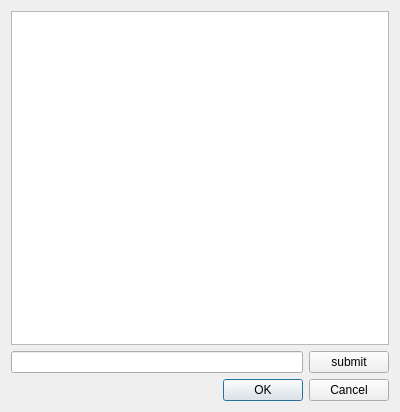
<?xml version="1.0" encoding="UTF-8"?>
<ui version="4.0">
 <class>AdminSerialDialog</class>
 <widget class="QDialog" name="AdminSerialDialog">
  <property name="geometry">
   <rect>
    <x>0</x>
    <y>0</y>
    <width>400</width>
    <height>412</height>
   </rect>
  </property>
  <property name="windowTitle">
   <string>Dialog</string>
  </property>
  <layout class="QGridLayout" name="gridLayout">
   <item row="0" column="0">
    <widget class="QListWidget" name="listWidget">
     <property name="sizeAdjustPolicy">
      <enum>QAbstractScrollArea::AdjustToContentsOnFirstShow</enum>
     </property>
    </widget>
   </item>
   <item row="1" column="0">
    <layout class="QHBoxLayout" name="horizontalLayout">
     <item>
      <widget class="QLineEdit" name="edtSendMessage"/>
     </item>
     <item>
      <widget class="QPushButton" name="btnSerialDataSubmit">
       <property name="text">
        <string>submit</string>
       </property>
      </widget>
     </item>
    </layout>
   </item>
   <item row="2" column="0">
    <widget class="QDialogButtonBox" name="btnOk">
     <property name="orientation">
      <enum>Qt::Horizontal</enum>
     </property>
     <property name="standardButtons">
      <set>QDialogButtonBox::Cancel|QDialogButtonBox::Ok</set>
     </property>
    </widget>
   </item>
  </layout>
 </widget>
 <resources/>
 <connections>
  <connection>
   <sender>btnOk</sender>
   <signal>accepted()</signal>
   <receiver>AdminSerialDialog</receiver>
   <slot>accept()</slot>
   <hints>
    <hint type="sourcelabel">
     <x>248</x>
     <y>254</y>
    </hint>
    <hint type="destinationlabel">
     <x>157</x>
     <y>274</y>
    </hint>
   </hints>
  </connection>
  <connection>
   <sender>btnOk</sender>
   <signal>rejected()</signal>
   <receiver>AdminSerialDialog</receiver>
   <slot>reject()</slot>
   <hints>
    <hint type="sourcelabel">
     <x>316</x>
     <y>260</y>
    </hint>
    <hint type="destinationlabel">
     <x>286</x>
     <y>274</y>
    </hint>
   </hints>
  </connection>
 </connections>
</ui>
